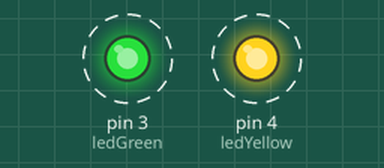
This sketch was run on a simulated Arduino Uno, built with avr-gcc and run on an emulated ATmega328P. Shown: output pins drawn as LEDs (lit = HIGH). Dashed ring = blinking.

Above: at 0.05 s.
Timing chart, 0 to 3.0 s (numbered marks = the images above):
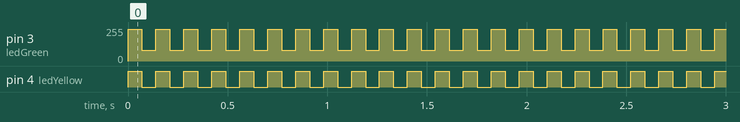

The sketch:

send_data.ino
```cpp
int ledGreen = 3, ledYellow = 4, brightness = 0, fadeAmount = 40;


void setup() {
  // declare pin 9 to be an output:
  pinMode(ledGreen, OUTPUT);
   pinMode(ledYellow, OUTPUT);
}


void loop() {
  ledGreenSend_Data();
  ledYellowRecieve_Data();
}


//led blink to indicate data sent
void ledGreenSend_Data()
{

  analogWrite(ledGreen, brightness);
  brightness = brightness + fadeAmount;
  if (brightness <= 0 || brightness >= 255) {
    fadeAmount = -fadeAmount;
    delay(70);
  }

}


  //led blink to indicate data recieved
  void ledYellowRecieve_Data()
  {

    analogWrite(ledYellow, brightness);
    brightness = brightness + fadeAmount;
    if (brightness <= 0 || brightness >= 255) {
      fadeAmount = -fadeAmount;
      delay(70);

    }
  }
```

Measured:
- by itself, pin 3 (ledGreen): alternates 240/255 for 0.07 s and 80/255 for 0.07 s
- by itself, pin 4 (ledYellow): alternates HIGH for 0.07 s and LOW for 0.07 s
